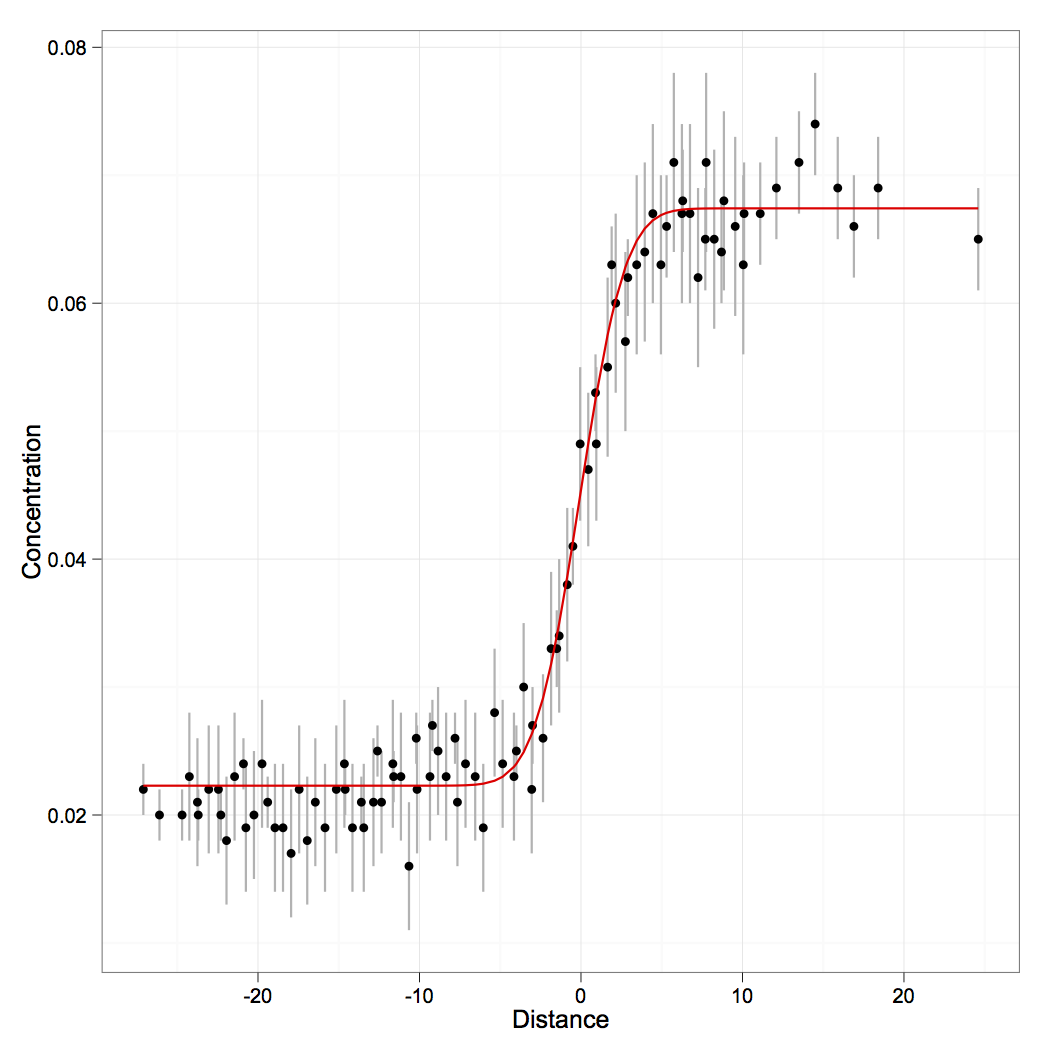

Source code (R):
#' Fit diffusion profiles by non-linear least squares.
#'
#' This function fits measured diffusion couple profiles using
#'   the equation of Crank, 1975.  The function takes as input
#'   measured compositions along a traverse, starting values for 
#'   the upper and lower concentrations and returns best fit values
#'   and uncertainties for each parameter and solves for diffusivity (Dt).
#' 
#' @param x cector of measured distance values
#' @param c Vector of measured concentration values
#' @param sd cector of absolute uncertainty in concentration
#' @param c1 starting guess for lower concentration
#' @param c2 starting guess for higher concentration
#' @param dt starting guess for diffusivity (Dt)
#' @param dt starting guess for any shift in x to center profile at zero
#' @return prints paramter estimates and plots ggplot of profile
#'
#' @references Crank, J., 1975. The mathematics of diffusion, Oxford, 421 p.
#'
#' @author Sean Mulcahy
#' @export
#' @examples
#' df <- read.table("dataset.csv", header = T, sep = ",")
#' fitdif(df$x, df$c, df$sd, 0.02, 0.07)

fitdif <- function(x, c, sd, c1, c2, dt = 1, dx = 0){
	require(ggplot2)
	
	# define the error function
	erf <- function(x) {
		2 * pnorm(x * sqrt(2)) - 1
	}

	# diffusion couple equation of Crank, 1975
	fit <- (nls(c ~ 0.5 * (c2 + c1) + 0.5 * (c2 - c1) * erf((x + Dx) / (2 * sqrt(Dt))), data = df, weight = 1 / (sd**2), start = list(c1 = c1, c2 = c2, Dt = dt, Dx = dx)))

	# best fit profile
	df$pr <- predict(fit)
	
	# model results
	res <- summary(fit)
	print(res)
	
	# plot data and best fit profile with ggplot2
	
	p <- ggplot(df, aes(x, c, ymin = c - sd, ymax = c + sd)) + 
		geom_errorbar(width = 0, colour = "grey70") +
		geom_point() + 
		geom_line(data = df, aes(x = x, y = pr), colour = "red") +
		#geom_line(data = pr, aes(x = x, y = lwr), colour = "red", lty="dashed") +
		#geom_line(data = pr, aes(x = x, y = upr), colour = "red", lty="dashed") +
		labs(x = "Distance", y = "Concentration") + 
		theme_bw()
		
	p
}
